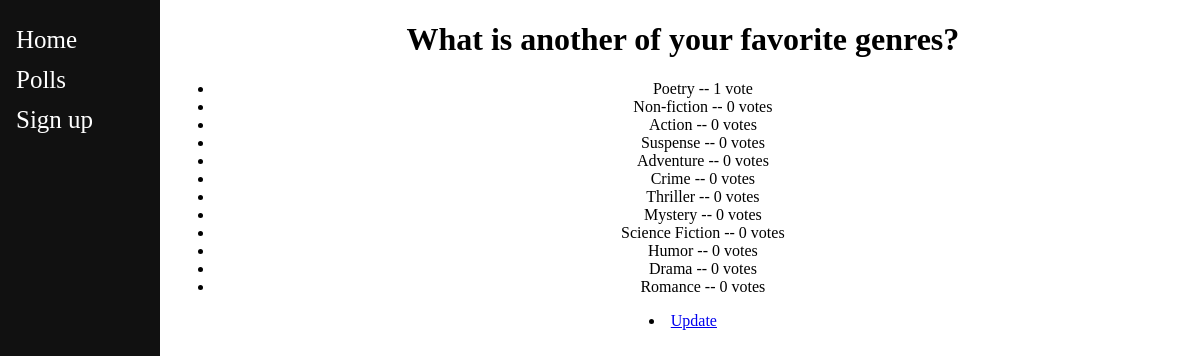
Screenshot of /polls/8/results/ with the database file from the repository.
### polls/models.py (models this page shows, shortened)
class Question(models.Model):
    question_text = models.CharField(max_length=200)
    pub_date = models.DateTimeField('date published')

class Choice(models.Model):
    question = models.ForeignKey(Question, on_delete=models.CASCADE)
    choice_text = models.CharField(max_length=200)
    votes = models.IntegerField(default=0)

### polls/views.py (the view)
# urls.py: path('<int:pk>/results/', views.ResultsView.as_view(), name='results'),
class ResultsView(generic.DetailView):
    model = Question
    template_name = 'polls/results.html'

### polls/templates/polls/results.html
{% extends "base_layout.html" %}
{% block content %}
<div class="sidenav">
		<a href="{% url 'index' %}">Home</a>
		<a href="/polls">Polls</a>
		<a href="/register"> Sign up</a>
</div>
<h1 style="text-align:center">{{ question.question_text }}</h1>
<ul>
{% for choice in question.choice_set.all %}
    <li style="text-align:center">{{ choice.choice_text }} -- {{ choice.votes }} vote{{ choice.votes|pluralize }}</li>
{% endfor %}
</ul>
 <li style="text-align:center"><a href="{% url 'polls:detail' question.id %}">Update</a></li>
{% endblock %}

### home/static/home/homestyle.css (style rules this page uses)
.sidenav { height:100%; width:160px; position: absolute; z-index:1; top:0; left:0; background-color:#111; overflow-x: :hidden; padding-top:20px; }
.sidenav a { padding:6px 8px 6px 16px; text-decoration: none; font-size:25px; color: #ffffff; display:block; }

### rows the page displays
Question: question_text "What is another of your favorite genres?"
Choice: choice_text "Poetry", votes "1"
Choice: choice_text "Non-fiction", votes "0"
Choice: choice_text "Action", votes "0"
Choice: choice_text "Suspense", votes "0"
Choice: choice_text "Adventure", votes "0"
Choice: choice_text "Crime", votes "0"
Choice: choice_text "Thriller", votes "0"
Choice: choice_text "Mystery", votes "0"
Choice: choice_text "Science Fiction", votes "0"
Choice: choice_text "Humor", votes "0"
Choice: choice_text "Drama", votes "0"
Choice: choice_text "Romance", votes "0"
